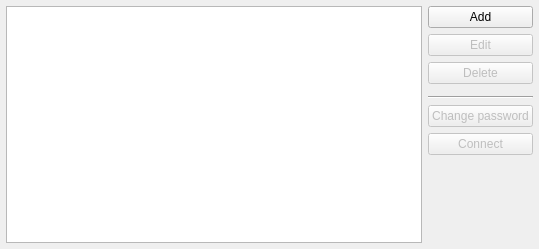
<?xml version="1.0" encoding="UTF-8"?>
<ui version="4.0">
 <class>Accounts</class>
 <widget class="QWidget" name="Accounts">
  <property name="geometry">
   <rect>
    <x>0</x>
    <y>0</y>
    <width>539</width>
    <height>249</height>
   </rect>
  </property>
  <property name="windowTitle">
   <string>Accounts</string>
  </property>
  <layout class="QGridLayout" name="gridLayout">
   <property name="leftMargin">
    <number>6</number>
   </property>
   <property name="topMargin">
    <number>6</number>
   </property>
   <property name="rightMargin">
    <number>6</number>
   </property>
   <property name="bottomMargin">
    <number>6</number>
   </property>
   <property name="spacing">
    <number>6</number>
   </property>
   <item row="4" column="1">
    <widget class="Line" name="line">
     <property name="orientation">
      <enum>Qt::Horizontal</enum>
     </property>
    </widget>
   </item>
   <item row="2" column="1">
    <widget class="QPushButton" name="deleteButton">
     <property name="enabled">
      <bool>false</bool>
     </property>
     <property name="text">
      <string>Delete</string>
     </property>
    </widget>
   </item>
   <item row="0" column="0" rowspan="8">
    <widget class="QTableView" name="tableView">
     <property name="minimumSize">
      <size>
       <width>400</width>
       <height>0</height>
      </size>
     </property>
     <property name="alternatingRowColors">
      <bool>true</bool>
     </property>
     <property name="selectionMode">
      <enum>QAbstractItemView::SingleSelection</enum>
     </property>
     <property name="selectionBehavior">
      <enum>QAbstractItemView::SelectRows</enum>
     </property>
     <property name="showGrid">
      <bool>false</bool>
     </property>
     <property name="gridStyle">
      <enum>Qt::SolidLine</enum>
     </property>
     <attribute name="horizontalHeaderStretchLastSection">
      <bool>true</bool>
     </attribute>
     <attribute name="verticalHeaderVisible">
      <bool>false</bool>
     </attribute>
     <attribute name="verticalHeaderHighlightSections">
      <bool>false</bool>
     </attribute>
    </widget>
   </item>
   <item row="0" column="1">
    <widget class="QPushButton" name="addButton">
     <property name="text">
      <string>Add</string>
     </property>
    </widget>
   </item>
   <item row="1" column="1">
    <widget class="QPushButton" name="editButton">
     <property name="enabled">
      <bool>false</bool>
     </property>
     <property name="text">
      <string>Edit</string>
     </property>
    </widget>
   </item>
   <item row="5" column="1">
    <widget class="QPushButton" name="changePassword">
     <property name="enabled">
      <bool>false</bool>
     </property>
     <property name="text">
      <string>Change password</string>
     </property>
    </widget>
   </item>
   <item row="7" column="1">
    <spacer name="verticalSpacer">
     <property name="orientation">
      <enum>Qt::Vertical</enum>
     </property>
     <property name="sizeHint" stdset="0">
      <size>
       <width>20</width>
       <height>40</height>
      </size>
     </property>
    </spacer>
   </item>
   <item row="6" column="1">
    <widget class="QPushButton" name="connect">
     <property name="enabled">
      <bool>false</bool>
     </property>
     <property name="text">
      <string>Connect</string>
     </property>
    </widget>
   </item>
  </layout>
 </widget>
 <resources/>
 <connections/>
</ui>
